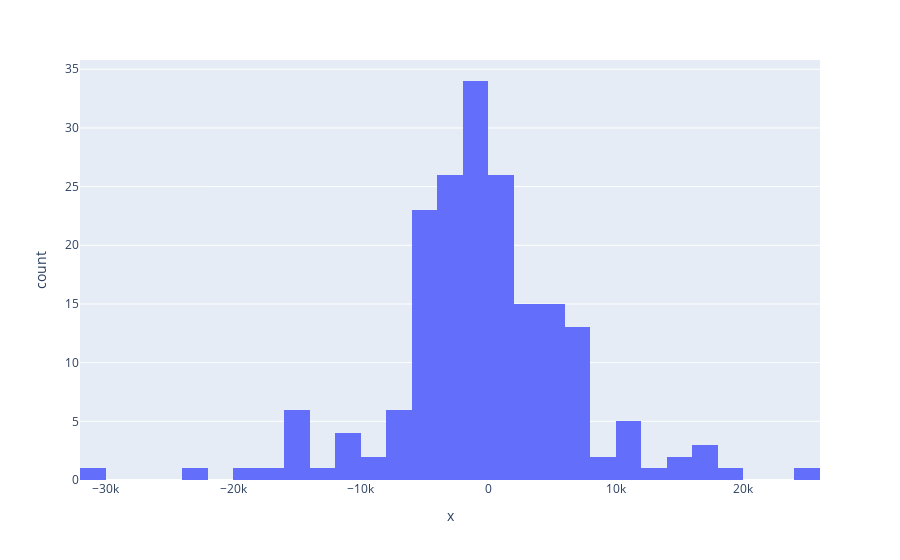

Here is the notebook cell this chart was saved with:
### Code cell
plx.histogram(x = y_test-predictions)

### Figure 1 — Plotly figure (JSON) as saved in the notebook; plotly's stock layout.template omitted (floating-point values rounded to 4 significant figures; data arrays with more than 128 entries replaced by an {"elided": "..."} marker saying what was removed)
{"data": [{"alignmentgroup": "True", "bingroup": "x", "hovertemplate": "x=%{x}<br>count=%{y}<extra></extra>", "legendgroup": "", "marker": {"color": "#636efa"}, "name": "", "offsetgroup": "", "orientation": "v", "showlegend": false, "type": "histogram", "x": {"elided": "190 float values"}, "xaxis": "x", "yaxis": "y"}], "layout": {"barmode": "relative", "legend": {"tracegroupgap": 0}, "margin": {"t": 60}, "xaxis": {"anchor": "y", "domain": [0, 1], "title": {"text": "x"}}, "yaxis": {"anchor": "x", "domain": [0, 1], "title": {"text": "count"}}}}
